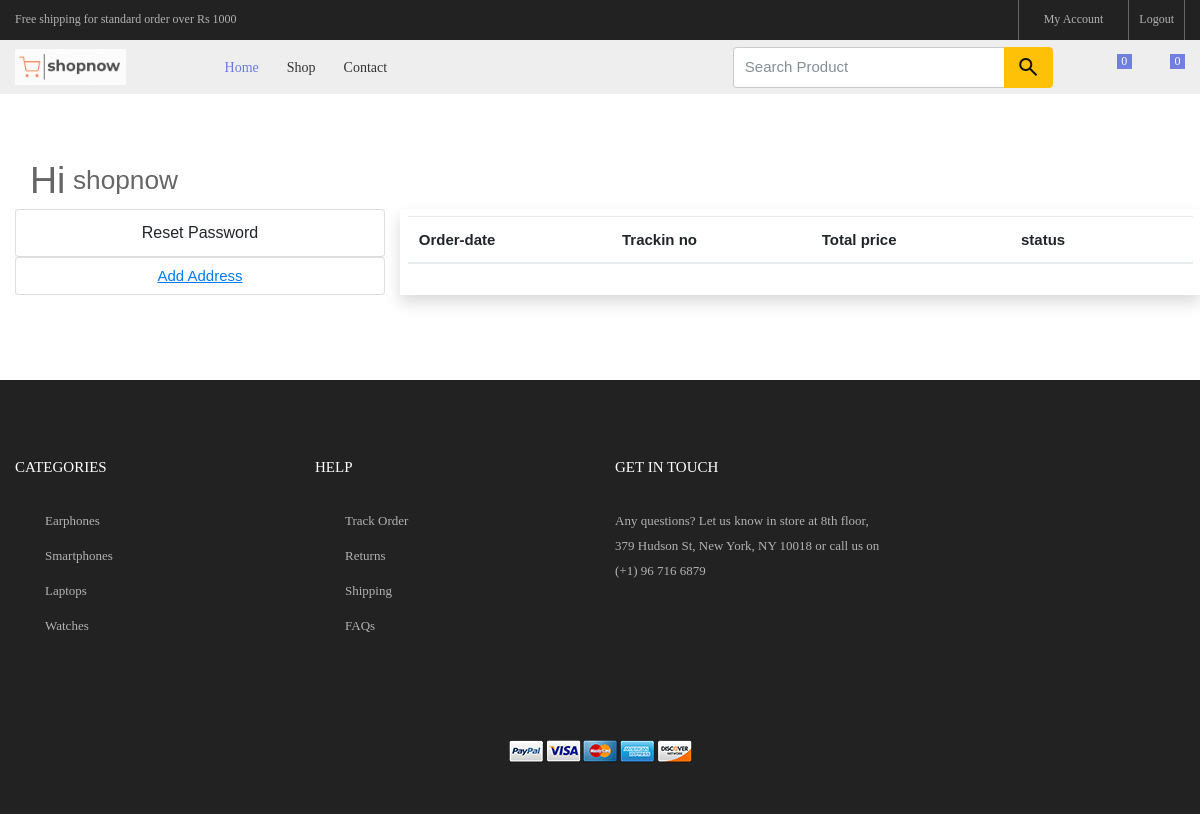
Before: /viewAccount/ (signed in) with the older database file.
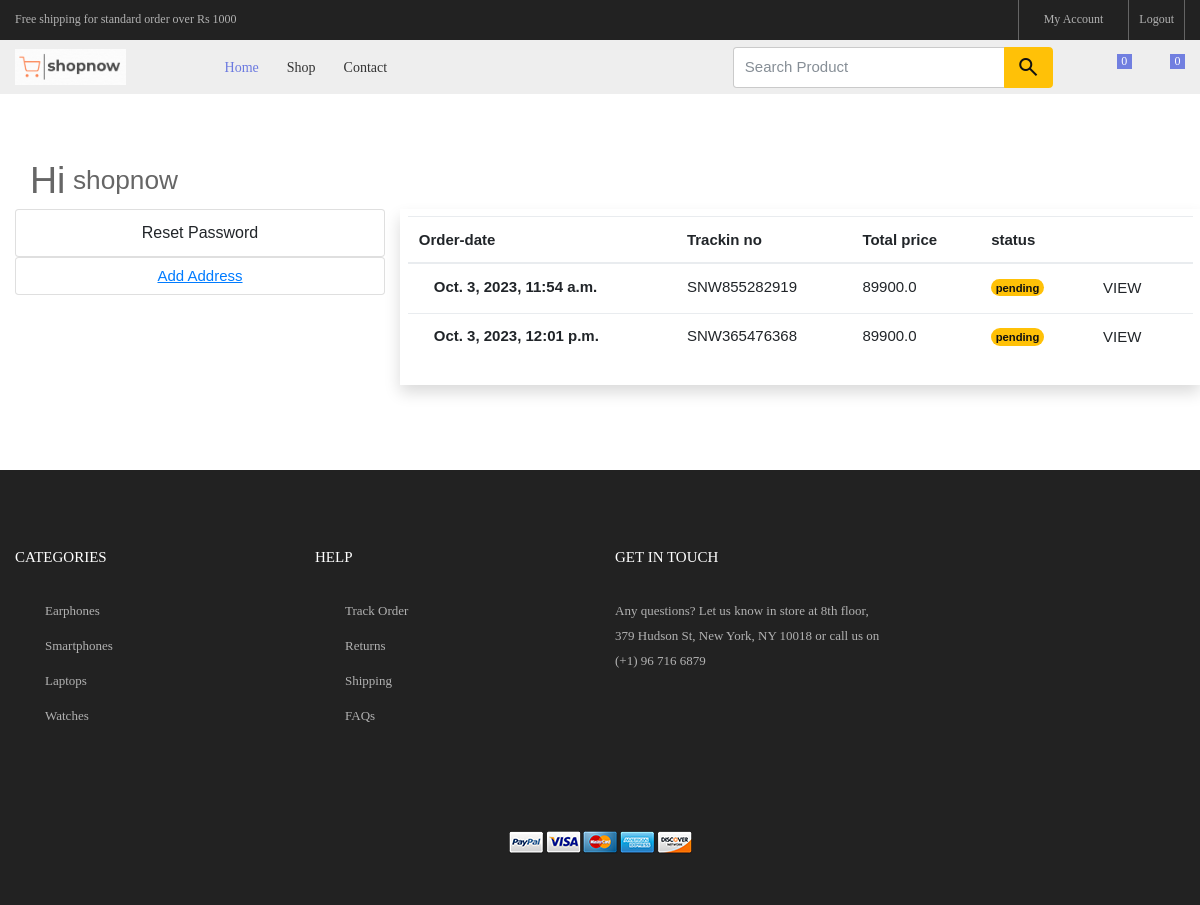
After: the same page with the newer database file.
### products/models.py (models this page shows, shortened)
class Order(models.Model):
    user = models.ForeignKey(Account, on_delete=models.CASCADE)
    full_name        =  models.CharField(max_length=100)
    address   =  models.TextField(max_length=100)
    city             =  models.CharField(max_length=100)
    pin_code         =  models.CharField(max_length=10)
    state            =  models.CharField(max_length=50)
    country          =  models.CharField(max_length=50)
    mobile           =  models.CharField(max_length=15)
    landmark         =  models.CharField(max_length=50)
    total_price = models.FloatField(null=False)
    is_paid = models.BooleanField(default=False)
    payment_mode = models.CharField(max_length=100,null=False)
    payment_id = models.CharField(max_length=250,null=True)
    order_status = (
        ('pending', 'pending'),
        ('packed', 'packed'),
        ('shipped','shipped'),
        ('delivered','delivered'),
        ('canceled','canceled'),
    )
    status = models.CharField(max_length=150,choices=order_status , default='pending')
    message = models.TextField(null=True)
    tracking_no = models.CharField(max_length=150,null=True)
    created_at = models.DateTimeField(auto_now_add=True)
    updated_at = models.DateTimeField(auto_now=True)

### shopapp/views.py (the view)
# urls.py: path('viewAccount/',views.viewAccount,name="viewAccount"),
@login_required(login_url='login')
def viewAccount(request):
    addresses   =   Address.objects.filter(user=request.user)
    orders = Order.objects.filter(user=request.user)
    context={'addresses':addresses,'orders':orders}
    return render(request,'view_Account.html',context)

### products/context_processors.py (called while the page is built)
def links(request):
    categories = Category.objects.all()
    return dict(categories=categories)

def counter(request):
    if request.user.is_authenticated:
        cart_item = OrderItem.objects.filter(user=request.user)
        count=cart_item.count()
    else:
        count = 0
    return dict(count=count)

def count(request):
    if request.user.is_authenticated:
        wishlist = Wishlist.objects.filter(user=request.user)
        count_w=wishlist.count()
    else:
        count_w = 0
    return dict(count_w=count_w)

def total_product(request):
    product=Product.objects.all()
    p_count = product.count()
    return dict(p_count=p_count)

def total_order_count(request):
    canceled = Order.objects.filter(status = 'cancel')
    c1 = canceled.count()
    total_order = Order.objects.all()
    c2 = total_order.count()
    order_count = c2-c1
    return dict(order_count=order_count,c1=c1,c2=c2)

def total_user(request):
    user_count = Account.objects.filter(is_superadmin=False)
    u_count =user_count.count()
    return dict(u_count=u_count)

### templates/view_Account.html (shortened to what this page needs)
{% extends 'main.html' %}
{% load static %}
{% block content %}
<div class="bg0 p-t-75 p-b-85 mt-5 ">
    <div class="container-fluid	 ">
      <div class="d-flex ml-3 align-items-center">
        <h1>Hi</h1>
        <h3 class="ml-2">{{request.user.first_name}}</h3>
      </div>
        <div class="row">
        <div class="col-md-4 mt-2 ">
          <div>
            <a class="list-group-item d-flex justify-content-center " style="font-size: 16px;" href="{% url 'change-password' %}">Reset Password</a>
          </div>
            {% if addresses  %}
            <div class="container">
                <div class="row" style="font-size: 16px;">
                    {% for address in addresses %}
                    <div class="col-12 ">
                      <div class="p-2 mt-3 mb-4">
                        <a href="{% url 'edit_address' address.id %}">Edit</a>
                        </div>
                    </div>
                    {% if address.default %}
                    <h6 >Your permenent address :</h6>
                        <h6 class="card-title">{{address.full_name}}</h6>
                        <h6 class="card-subtitle mb-2 text-muted">{{address.address}} ,</h6>
                        <p class="card-text">{{address.city}} , {{address.pin_code}} , {{address.state}} ,{{address.country}} , {{address.landmark}} </p>
                        <a href="#" class="card-link">{{address.mobile}}</a>
                        {% endif %}
                        {% endfor %}
                    </div>
                    </div>
                </div>
            </div>
            {% else %}
            <div class="card">
                <button class="btn btn-link collapsed" data-toggle="collapse" data-target="#collapseTwo"
                    aria-expanded="false" aria-controls="collapseTwo">
                    Add Address
                </button>
            </div>
            {% endif %}
        </div>
        <div class="col-md-8 mt-2 shadow p-2">
            <table class="table table-borderless">
                <thead >
                  <tr>
                    <th>Order-date</th>
                    <th>Trackin no</th>
                    <th>Total price</th>
                    <th>status</th>
                    <th></th>
                  </tr>
                </thead>
                <tbody>
                    {% for item in orders %}
                  <tr >
                    <td>
                      <div class="d-flex align-items-center">
                        <div class="ms-3">
                          <p class="fw-bold mb-1">{{item.created_at}}</p>
                        </div>
                      </div>
                    </td>
                    <td>
                      <p class="fw-normal mb-1">{{item.tracking_no}}</p>
                    </td>
                    <td>{{item.total_price}}</td>
                    <td>
                      {% if item.status == 'delivered' %}
                      <span class="badge badge-success rounded-pill d-inline">delivered</span>
                      {% elif item.status == 'packed' %}
                      <span class="badge badge-primary rounded-pill d-inline">packed</span>
                      {% elif item.status == 'shipped' %}
                      <span class="badge badge-primary rounded-pill d-inline">shipped</span>
                      {% elif item.status == 'pending' %}
                      <span class="badge badge-warning rounded-pill d-inline">pending</span>
                      {% else %}
                      <span class="badge badge-danger rounded-pill d-inline">canceled</span>
                      {% endif %}
                    </td>
                    <td>
                      <a href="{% url 'myorder' item.tracking_no %}" class="btn btn  d-inline">
                        VIEW
                      </a>
                    </td>
                  </tr>
                 {% endfor %}
                </tbody>
              </table>
        </div>
    </div>
</div>
</div>
{% endblock %}

Changed rows visible on the page:
added Order: created_at "Oct. 3, 2023, 11:54 a.m.", tracking_no "SNW855282919", total_price "89900.0", status "pending"
added Order: created_at "Oct. 3, 2023, 12:01 p.m.", tracking_no "SNW365476368", total_price "89900.0", status "pending"
